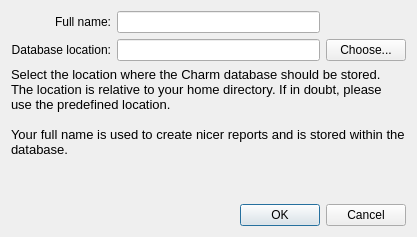
<?xml version="1.0" encoding="UTF-8"?>
<ui version="4.0">
 <class>ConfigurationDialog</class>
 <widget class="QDialog" name="ConfigurationDialog">
  <property name="geometry">
   <rect>
    <x>0</x>
    <y>0</y>
    <width>417</width>
    <height>237</height>
   </rect>
  </property>
  <property name="windowTitle">
   <string>Database Configuration</string>
  </property>
  <layout class="QVBoxLayout" name="verticalLayout">
   <item>
    <layout class="QGridLayout" name="gridLayout">
     <item row="0" column="0">
      <widget class="QLabel" name="label_5">
       <property name="text">
        <string>Full name:</string>
       </property>
       <property name="alignment">
        <set>Qt::AlignRight|Qt::AlignTrailing|Qt::AlignVCenter</set>
       </property>
      </widget>
     </item>
     <item row="0" column="1">
      <widget class="QLineEdit" name="nameLineEdit">
       <property name="sizePolicy">
        <sizepolicy hsizetype="MinimumExpanding" vsizetype="Fixed">
         <horstretch>0</horstretch>
         <verstretch>0</verstretch>
        </sizepolicy>
       </property>
      </widget>
     </item>
     <item row="1" column="0">
      <widget class="QLabel" name="label_2">
       <property name="text">
        <string>Database location:</string>
       </property>
       <property name="alignment">
        <set>Qt::AlignRight|Qt::AlignTrailing|Qt::AlignVCenter</set>
       </property>
      </widget>
     </item>
     <item row="1" column="1">
      <widget class="QLineEdit" name="databaseLocation"/>
     </item>
     <item row="1" column="2">
      <widget class="QPushButton" name="databaseLocationButton">
       <property name="text">
        <string>Choose...</string>
       </property>
      </widget>
     </item>
    </layout>
   </item>
   <item>
    <widget class="QLabel" name="label_4">
     <property name="sizePolicy">
      <sizepolicy hsizetype="MinimumExpanding" vsizetype="MinimumExpanding">
       <horstretch>0</horstretch>
       <verstretch>0</verstretch>
      </sizepolicy>
     </property>
     <property name="text">
      <string>&lt;!DOCTYPE HTML PUBLIC &quot;-//W3C//DTD HTML 4.0//EN&quot; &quot;http://www.w3.org/TR/REC-html40/strict.dtd&quot;&gt;
&lt;html&gt;&lt;head&gt;&lt;meta name=&quot;qrichtext&quot; content=&quot;1&quot; /&gt;&lt;style type=&quot;text/css&quot;&gt;
p, li { white-space: pre-wrap; }
&lt;/style&gt;&lt;/head&gt;&lt;body style=&quot; font-family:'Lucida Grande'; font-size:13pt; font-weight:400; font-style:normal;&quot;&gt;
&lt;p style=&quot; margin-top:0px; margin-bottom:0px; margin-left:0px; margin-right:0px; -qt-block-indent:0; text-indent:0px;&quot;&gt;&lt;span style=&quot; font-size:10pt;&quot;&gt;Select the location where the Charm database should be stored. The location is relative to your home directory. If in doubt, please use the predefined location.&lt;/span&gt;&lt;/p&gt;
&lt;p style=&quot;-qt-paragraph-type:empty; margin-top:0px; margin-bottom:0px; margin-left:0px; margin-right:0px; -qt-block-indent:0; text-indent:0px; font-size:10pt;&quot;&gt;&lt;/p&gt;
&lt;p style=&quot; margin-top:0px; margin-bottom:0px; margin-left:0px; margin-right:0px; -qt-block-indent:0; text-indent:0px;&quot;&gt;&lt;span style=&quot; font-size:10pt;&quot;&gt;Your full name is used to create nicer reports and is stored within the database.&lt;/span&gt;&lt;/p&gt;
&lt;p style=&quot;-qt-paragraph-type:empty; margin-top:0px; margin-bottom:0px; margin-left:0px; margin-right:0px; -qt-block-indent:0; text-indent:0px;&quot;&gt;&lt;/p&gt;&lt;/body&gt;&lt;/html&gt;</string>
     </property>
     <property name="textFormat">
      <enum>Qt::RichText</enum>
     </property>
     <property name="alignment">
      <set>Qt::AlignLeading|Qt::AlignLeft|Qt::AlignTop</set>
     </property>
     <property name="wordWrap">
      <bool>true</bool>
     </property>
    </widget>
   </item>
   <item>
    <spacer name="verticalSpacer">
     <property name="orientation">
      <enum>Qt::Vertical</enum>
     </property>
     <property name="sizeHint" stdset="0">
      <size>
       <width>20</width>
       <height>40</height>
      </size>
     </property>
    </spacer>
   </item>
   <item>
    <widget class="QDialogButtonBox" name="buttonBox">
     <property name="standardButtons">
      <set>QDialogButtonBox::Cancel|QDialogButtonBox::Ok</set>
     </property>
    </widget>
   </item>
  </layout>
 </widget>
 <resources/>
 <connections/>
</ui>
